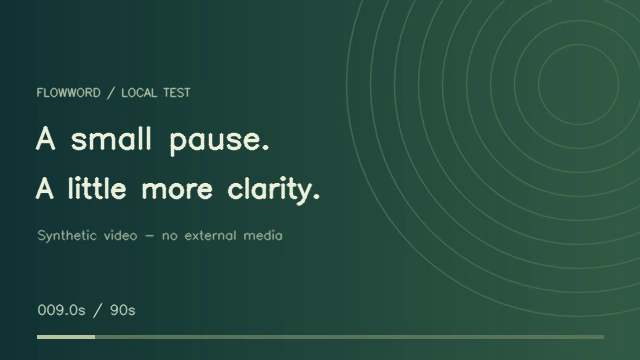
#> input picture frame 45 of tests/fixtures/test-video.webm, 640 x 360 px
$ python make-test-video.py
#> lines starting #> are read from the running program, lines starting #| are printed output that depends on the picture
"""生成项目自建的有限时长 WebM 测试视频，不下载任何外部媒体"""

from __future__ import annotations

import argparse
import hashlib
import json
from pathlib import Path

import cv2
import numpy as np


def main() -> None:
    parser = argparse.ArgumentParser(description=__doc__)
    parser.add_argument("--seconds", type=int, default=90, help="视频长度，默认 90 秒")
    args = parser.parse_args()
    if not 60 <= args.seconds <= 600:
        parser.error("测试视频长度应在 60 到 600 秒之间")

    # 路径以脚本所在项目为准，生成文件始终留在当前项目内
    project = Path(__file__).resolve().parent.parent
    output = project / "tests" / "fixtures" / "test-video.webm"
    output.parent.mkdir(parents=True, exist_ok=True)
    width, height, fps = 640, 360, 5
    writer = cv2.VideoWriter(
        str(output), cv2.CAP_FFMPEG, cv2.VideoWriter_fourcc(*"VP80"), fps, (width, height)
    )   # 使用现有 OpenCV 的 FFmpeg 后台编码 VP8，不添加生产依赖
    if not writer.isOpened():
        raise RuntimeError("当前 OpenCV 无法编码 VP8，请在支持 FFmpeg 后台的测试环境运行")

    # 背景、文字、圆环和进度条都由脚本绘制，没有第三方素材
    blend = np.linspace(0, 1, width, dtype=np.float32)[None, :, None]
    left = np.array([53, 51, 18], dtype=np.float32)[None, None, :]
    right = np.array([72, 92, 52], dtype=np.float32)[None, None, :]
    background = np.repeat((left + (right - left) * blend).astype(np.uint8), height, axis=0)
    font = cv2.FONT_HERSHEY_SIMPLEX
    for radius in range(40, 240, 24):
        cv2.circle(background, (578, 84), radius, (82, 105, 78), 1, cv2.LINE_AA)
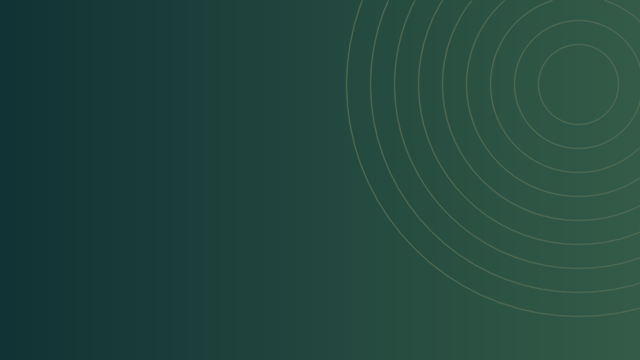
#> background: shape (360, 640, 3); mean of channels 0, 1, 2 62.3, 71.5, 35.2; drawn as B, G, R
    cv2.putText(background, "FLOWWORD / LOCAL TEST", (36, 96), font, 0.38, (164, 194, 177), 1, cv2.LINE_AA)
    cv2.putText(background, "A small pause.", (36, 148), font, 1.0, (222, 242, 238), 2, cv2.LINE_AA)
    cv2.putText(background, "A little more clarity.", (36, 197), font, 0.9, (222, 242, 238), 2, cv2.LINE_AA)
    cv2.putText(background, "Synthetic video - no external media", (37, 239), font, 0.42, (151, 176, 156), 1, cv2.LINE_AA)
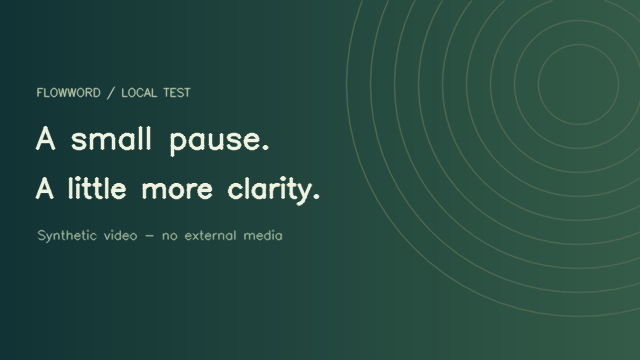
#> background: shape (360, 640, 3); mean of channels 0, 1, 2 65.5, 75, 39.3; drawn as B, G, R
    frame_count = args.seconds * fps
    try:
        for index in range(frame_count):
            frame = background.copy()
            elapsed = index / fps
            label = f"{elapsed:05.1f}s / {args.seconds}s"
            cv2.putText(frame, label, (37, 314), font, 0.45, (193, 216, 197), 1, cv2.LINE_AA)
            progress = round((width - 74) * index / max(1, frame_count - 1))
            cv2.rectangle(frame, (37, 335), (width - 37, 338), (93, 117, 92), -1)
            cv2.rectangle(frame, (37, 335), (37 + progress, 338), (160, 201, 183), -1)
            writer.write(frame)   # 每帧都有真实编码时间戳，浏览器无需覆盖 duration
    finally:
        writer.release()   # 写入 WebM 索引和有限时长元数据后再验证文件

    # OpenCV 解码检查用于快速发现编码失败，浏览器端另外验证原生 duration
    probe = cv2.VideoCapture(str(output), cv2.CAP_FFMPEG)
    try:
        decoded_frames = int(probe.get(cv2.CAP_PROP_FRAME_COUNT))
#> decoded_frames = 450
        decoded_fps = float(probe.get(cv2.CAP_PROP_FPS))
#> decoded_fps = 5
        readable, _ = probe.read()
        if not readable or decoded_frames != frame_count or abs(decoded_fps - fps) > 0.01:
            raise RuntimeError("生成媒体的帧数或帧率校验失败")
    finally:
        probe.release()
    print(json.dumps({
        "file": str(output), "codec": "VP8/WebM", "frames": frame_count,
        "fps": decoded_fps, "durationSeconds": decoded_frames / decoded_fps,
        "bytes": output.stat().st_size, "sha256": hashlib.sha256(output.read_bytes()).hexdigest(),
        "source": "All frames generated by this script; no third-party media", "audio": False,
    }, ensure_ascii=False, indent=2))
#| {
#|   "file": "tests/fixtures/test-video.webm",
#|   "codec": "VP8/WebM",
#|   "frames": 450,
#|   "fps": 5.0,
#|   "durationSeconds": 90.0,
#|   "bytes": 1179308,
#|   "sha256": "8d38a0e5570db04efc00fa00baa4b38d1ed375a9c534aa401143cb07f21ef7c9",
#|   "source": "All frames generated by this script; no third-party media",
#|   "audio": false
#| }


if __name__ == "__main__":
    main()
